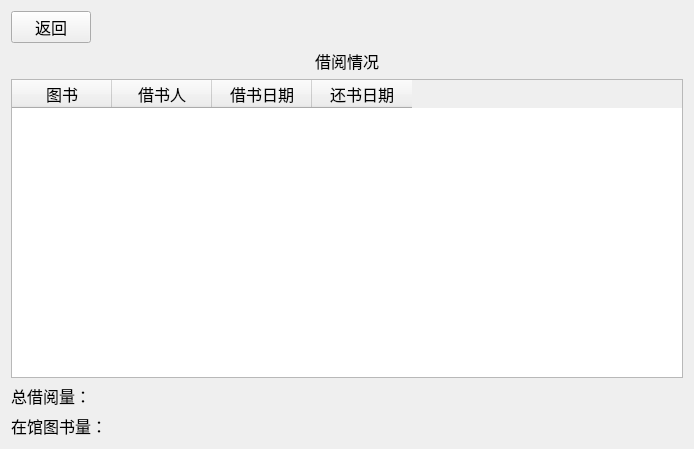
<?xml version="1.0" encoding="UTF-8"?>
<ui version="4.0">
 <class>statisticsPage</class>
 <widget class="QWidget" name="statisticsPage">
  <property name="geometry">
   <rect>
    <x>0</x>
    <y>0</y>
    <width>694</width>
    <height>449</height>
   </rect>
  </property>
  <property name="font">
   <font>
    <family>微软雅黑</family>
    <pointsize>12</pointsize>
   </font>
  </property>
  <property name="windowTitle">
   <string>Form</string>
  </property>
  <layout class="QGridLayout" name="gridLayout">
   <item row="0" column="0">
    <layout class="QHBoxLayout" name="horizontalLayout_2">
     <item>
      <widget class="QPushButton" name="pushButton">
       <property name="text">
        <string>返回</string>
       </property>
      </widget>
     </item>
     <item>
      <spacer name="horizontalSpacer">
       <property name="orientation">
        <enum>Qt::Horizontal</enum>
       </property>
       <property name="sizeHint" stdset="0">
        <size>
         <width>40</width>
         <height>20</height>
        </size>
       </property>
      </spacer>
     </item>
    </layout>
   </item>
   <item row="1" column="0">
    <layout class="QHBoxLayout" name="horizontalLayout">
     <item>
      <layout class="QVBoxLayout" name="verticalLayout">
       <item>
        <widget class="QLabel" name="label">
         <property name="text">
          <string>借阅情况</string>
         </property>
         <property name="alignment">
          <set>Qt::AlignCenter</set>
         </property>
        </widget>
       </item>
       <item>
        <widget class="QTableWidget" name="tableWidget">
         <column>
          <property name="text">
           <string>图书</string>
          </property>
         </column>
         <column>
          <property name="text">
           <string>借书人</string>
          </property>
         </column>
         <column>
          <property name="text">
           <string>借书日期</string>
          </property>
         </column>
         <column>
          <property name="text">
           <string>还书日期</string>
          </property>
         </column>
        </widget>
       </item>
       <item>
        <widget class="QLabel" name="labelBorrowed">
         <property name="text">
          <string>总借阅量：</string>
         </property>
        </widget>
       </item>
       <item>
        <widget class="QLabel" name="labelInLibrary">
         <property name="text">
          <string>在馆图书量：</string>
         </property>
        </widget>
       </item>
      </layout>
     </item>
    </layout>
   </item>
  </layout>
 </widget>
 <resources/>
 <connections/>
</ui>
